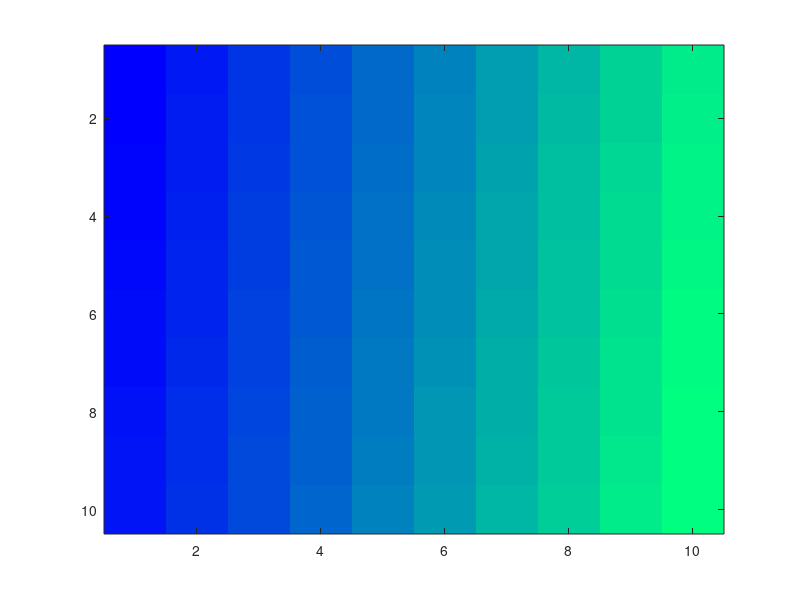

The MATLAB script that drew this image:
% week2_ex_5.m

%figure()
clear all;

matrix = zeros(10,10);
sizes = size(matrix);
x_length = sizes(1);
y_length = sizes(2);

imagesc(matrix);
colormap(gray);

index = 1;
while index < (x_length * y_length)+1
    matrix(index) = 1;
    if index > 1
        matrix(index-1) = index/(x_length * y_length);
    end
    imagesc(matrix)
    pause(0.005)
    index = index + 1;
    colormap(winter);
    
    disp(index) % to display index in a command window
    
end
disp('end')
clear all
%clc
